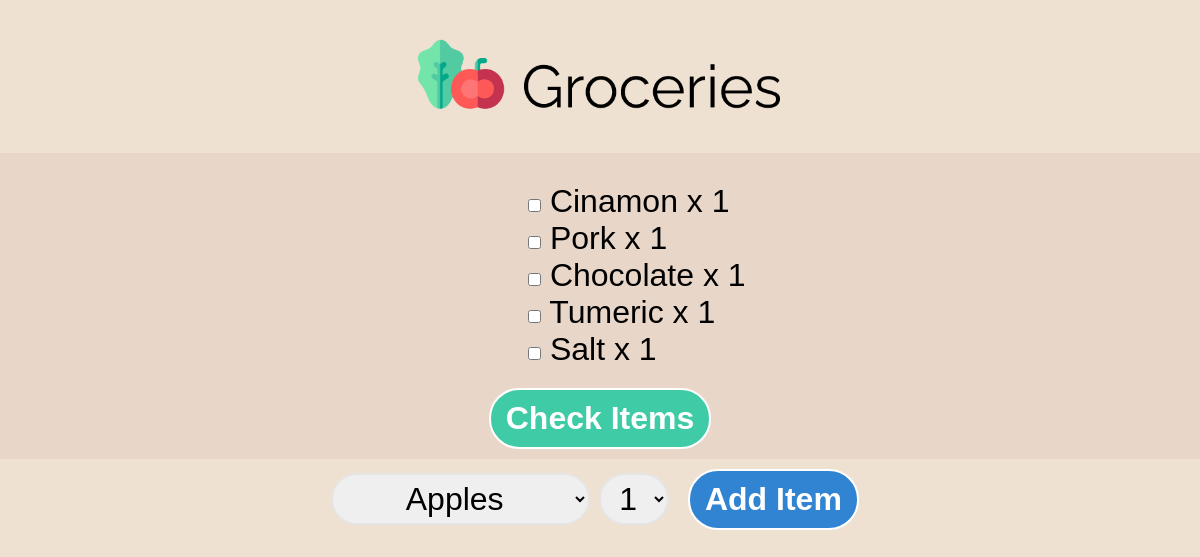
The page / on the database its author committed.
### tables this page shows
CREATE TABLE groceries (id INTEGER PRIMARY KEY AUTOINCREMENT, name TEXT, amount INT DEFAULT 1);

### app.py (the view)
@app.route("/", methods=["POST", "GET"])
def index():
    session["all_items"], session["lista_compras"], session["lista_quantidade"] = get_db()
    return render_template("index.html", all_items=session["all_items"], lista_compras=session["lista_compras"], lista_quantidade=session["lista_quantidade"])

### app.py (called while the page is built)
def get_db():
    db = getattr(g, '_database', None)
    if db is None:
        db = g._database = sqlite3.connect('grocery_list.db')
        cursor = db.cursor()
        cursor.execute("SELECT name, amount FROM groceries")
        all_data = cursor.fetchall()
        lista_quantidade = [val[1] for val in all_data]
        all_data = [str(val[0]) for val in all_data]  # Transforma a tupla em lista (string)
        lista_compras = [(item, 1) for item in all_data.copy()]  # Adiciona a quantidade padrão 1
        random.shuffle(lista_compras)  # Embaralha a lista
        lista_compras = lista_compras[:5]  # Seleciona os 5 primeiros itens
    return all_data, lista_compras, lista_quantidade

@app.teardown_appcontext
def close_connection(exception):
    db = getattr(g, '_database', None)
    if db is not None:
        db.close()

### templates/index.html (shortened to what this page needs)
<!DOCTYPE html>
<html lang="br">
<head>
    <link rel="stylesheet" href="{{ url_for('static', filename='main.css') }}">
</head>
<body>
    <div id="logo">
        <img src="{{ url_for('static', filename='logo_black.png') }}" alt="Logo">
    </div>
    <div id="remove_item">
        <form action="/remove_itens" method="POST">
            {% if lista_compras %}
                {% for item, quantidade in lista_compras %}
                    <div class="check_box">
                        <input type="checkbox" name="check" id="{{ item }}" value="{{ item }}">
                        <label for="{{ item }}" name="{{ item }}">{{ item }} x {{ quantidade }}</label><br>
                    </div>
                {% endfor %}
                <input type="submit" value="Check Items" id="btn_remove">
            {% else %}
                <p>Empty</p>
                <img src="{{ url_for('static', filename='cesta.png') }}" alt="Logo">
            {% endif %}
        </form>
    </div>
    <div id="add_item">
        <form action="/add_itens" method="POST">
            <select name="seleciona_itens">
                {% for item in all_items %}
                    <option value="{{ item }}">{{ item }}</option>
                {% endfor %}
            </select>
            <select name="quantidade">
                {% for i in range(1, 11) %}
                    <option value="{{ i }}">{{ i }}</option>
                {% endfor %}
            </select>
            <input type="submit" value="Add Item" id="btn_add">
        </form>
    </div>
</body>
</html>

### static/main.css (style rules this page uses)
* { margin: 0; padding: 0; box-sizing: border-box; }
body { font-family: 'Lucida Sans', 'Lucida Sans Regular', 'Lucida Grande', 'Lucida Sans Unicode', Geneva, Verdana, sans-serif; font-size: 2em; text-align: center; background-color: #EFE1D1; }
img { margin-top: 15px; width: 100px; }
#logo img { width: 400px; padding: 10px; }
#remove_item { background-color: #E8D7C9; padding-top: 30px; padding-bottom: 10px; min-height: 250px; }
.check_box { text-align: left; margin-left: 44%; }
#btn_remove { background-color: #3ECBA5; color: white; font-weight: bold; border-radius: 30px; border: 2px solid white; margin-top: 20px; padding: 10px 15px; font-size: 1.0em; cursor: pointer; }
#btn_add { background-color: rgb(49, 132, 209); color: white; font-weight: bold; border-radius: 30px; border: 2px solid white; margin: 10px; padding: 10px 15px; cursor: pointer; font-size: 1.0em; }
select { padding: 5px; font-size: 1.0em; text-align: center; border-radius: 30px; border: 2px solid #e5e5e5; }

### rows shown on the page
groceries: name "Cinamon", amount "1"
groceries: name "Pork", amount "1"
groceries: name "Chocolate", amount "1"
groceries: name "Tumeric", amount "1"
groceries: name "Salt", amount "1"

### other values the page prints
form field seleciona_itens "Apples"
form field quantidade "1"
